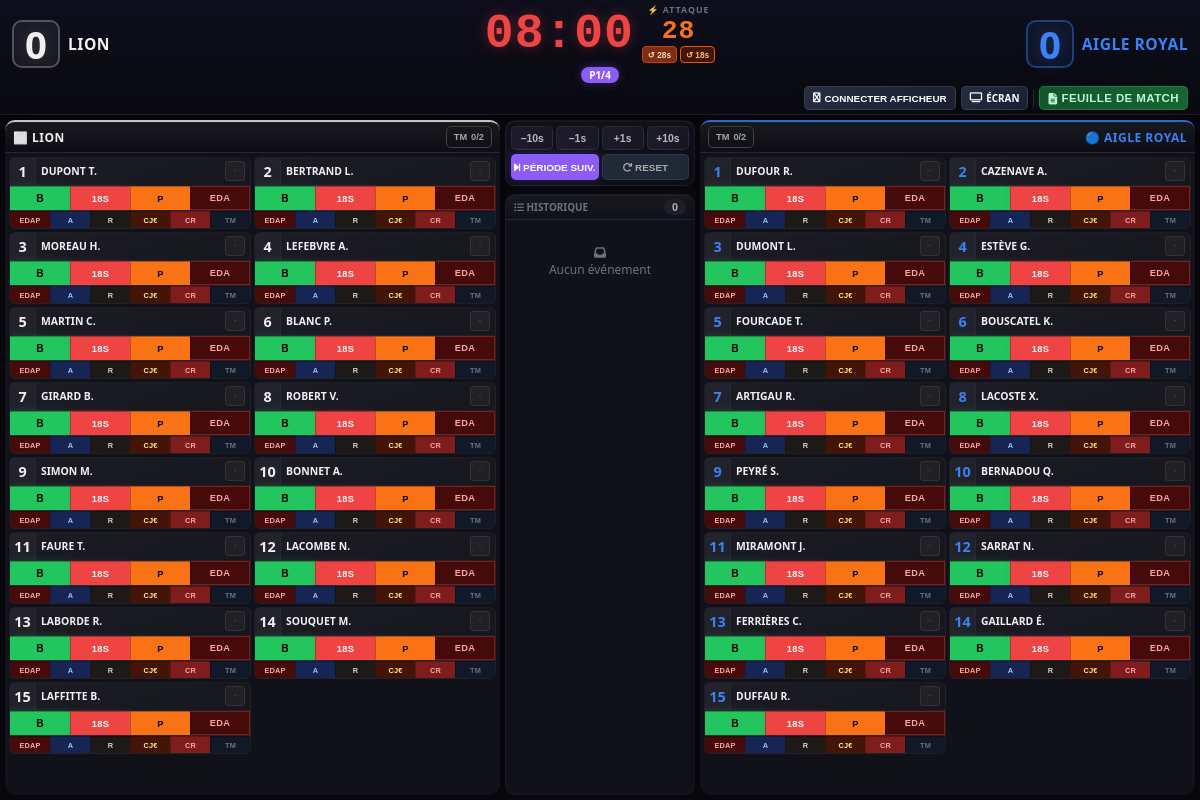
Page /match/67/dashboard/ on the committed database.
### gestion/models.py (models this page shows, shortened)
class Match(models.Model):
    logo_dom = models.FileField(upload_to='logos/', blank=True, null=True)
    logo_ext = models.FileField(upload_to='logos/', blank=True, null=True)
    date_match = models.DateTimeField(auto_now_add=True)
    heure_debut = models.TimeField(null=True, blank=True,
                                   help_text="Heure de début du match (HH:MM)")
    lieu = models.CharField(max_length=100, default="Piscine")
    competition = models.CharField(max_length=200, blank=True,
                                   help_text="Intitulé de la compétition (ex: Championnat de France N3)")
    nom_equipe_domicile = models.CharField(max_length=100)
    equipe_domicile_origine = models.ForeignKey(
        Equipe, on_delete=models.SET_NULL, null=True, blank=True,
        related_name='matchs_dom')
    couleur_bonnet_dom = models.CharField(max_length=20, default='BLANC')
    nom_equipe_exterieur = models.CharField(max_length=100)
    equipe_exterieur_origine = models.ForeignKey(
        Equipe, on_delete=models.SET_NULL, null=True, blank=True,
        related_name='matchs_ext')
    couleur_bonnet_ext = models.CharField(max_length=20, default='BLEU')
    entraineur_dom = models.CharField(max_length=100, blank=True)
    entraineur_adj_dom = models.CharField(max_length=100, blank=True)
    suppleant_dom = models.CharField(max_length=100, blank=True)
    entraineur_ext = models.CharField(max_length=100, blank=True)
    entraineur_adj_ext = models.CharField(max_length=100, blank=True)
    suppleant_ext = models.CharField(max_length=100, blank=True)
    arbitre1_nom = models.CharField(max_length=100, blank=True)
    arbitre1_iuf = models.CharField(max_length=50, blank=True)
    arbitre2_nom = models.CharField(max_length=100, blank=True)
    arbitre2_iuf = models.CharField(max_length=50, blank=True)
    secretaire_nom = models.CharField(max_length=100, blank=True)
    secretaire_iuf = models.CharField(max_length=50, blank=True)
    chrono_nom = models.CharField(max_length=100, blank=True)
    chrono_iuf = models.CharField(max_length=50, blank=True)
    juge_but1_nom = models.CharField(max_length=100, blank=True)
    juge_but1_iuf = models.CharField(max_length=50, blank=True)
    juge_but2_nom = models.CharField(max_length=100, blank=True)
    juge_but2_iuf = models.CharField(max_length=50, blank=True)
    delegue_ffn_nom = models.CharField(max_length=100, blank=True)
    delegue_ffn_iuf = models.CharField(max_length=50, blank=True)
    delegue_dom_nom = models.CharField(max_length=100, blank=True)
    delegue_ext_nom = models.CharField(max_length=100, blank=True)
    duree_periode = models.IntegerField(default=8,
                                        help_text="Durée d'une période en minutes")
    nb_periodes = models.IntegerField(default=4,
                                      help_text="Nombre de périodes")
    temps_possession = models.IntegerField(default=30,
                                           help_text="Temps d'attaque en secondes")
    duree_exclusion = models.IntegerField(default=20,
                                          help_text="Durée d'exclusion temporaire en secondes")
    nb_temps_morts = models.IntegerField(default=2,
                                         help_text="Nombre de temps morts par équipe")
    max_fautes_perso = models.IntegerField(default=3,
                                           help_text="Nombre de fautes avant exclusion définitive")
    nb_remplacants = models.IntegerField(default=6,
                                         help_text="Nombre de remplaçants max")
    score_domicile = models.IntegerField(default=0)
    score_exterieur = models.IntegerField(default=0)
    periode_actuelle = models.IntegerField(default=1)
    compo_validee = models.BooleanField(default=False)
    chrono_en_cours = models.BooleanField(default=False)
    temps_restant = models.IntegerField(default=480)  # secondes
    dernier_top_chrono = models.DateTimeField(null=True, blank=True)
    shot_en_cours = models.BooleanField(default=False)
    shot_restant = models.IntegerField(default=30)   # secondes
    shot_top = models.DateTimeField(null=True, blank=True)
    overlay_type   = models.CharField(max_length=10, blank=True, default='')
    overlay_equipe = models.CharField(max_length=3,  blank=True, default='')
    overlay_fin    = models.DateTimeField(null=True, blank=True)
    scoreboard_score_scale = models.IntegerField(
        default=100, help_text="Taille du score en % (60-200)")
    scoreboard_sponsor_height = models.IntegerField(
        default=10, help_text="Hauteur barre sponsors en vh (5-30)")
    scoreboard_players_visible = models.BooleanField(
        default=True, help_text="Afficher la zone joueurs sur le scoreboard")

class Participation(models.Model):
    EQUIPE_CHOICES = [('DOM', 'Domicile'), ('EXT', 'Extérieur')]
    match = models.ForeignKey(Match, on_delete=models.CASCADE,
                               related_name='participants')
    equipe_concernee = models.CharField(max_length=3, choices=EQUIPE_CHOICES)
    numero_bonnet = models.IntegerField()
    nom = models.CharField(max_length=50)
    prenom = models.CharField(max_length=50)
    numero_licence = models.CharField(max_length=50, blank=True)
    annee_naissance = models.IntegerField(null=True, blank=True)
    nb_fautes_personnelles = models.IntegerField(default=0)
    est_exclu = models.BooleanField(default=False)
    fin_exclusion = models.DateTimeField(null=True, blank=True)
    est_exclu_definitif = models.BooleanField(default=False)
    est_sur_terrain = models.BooleanField(default=False)
    class Meta:
        ordering = ['equipe_concernee', 'numero_bonnet']
        unique_together = [('match', 'equipe_concernee', 'numero_bonnet')]

### gestion/views.py (the view)
# urls.py: path('match/<int:match_id>/dashboard/',  views.dashboard_arbitre, name='dashboard_arbitre'),
def dashboard_arbitre(request, match_id):
    match = get_object_or_404(Match, id=match_id)
    joueurs_dom = Participation.objects.filter(
        match=match, equipe_concernee='DOM').order_by('numero_bonnet')
    joueurs_ext = Participation.objects.filter(
        match=match, equipe_concernee='EXT').order_by('numero_bonnet')
    events = Evenement.objects.filter(match=match).order_by('-heure_creation')
    tm_qs = Evenement.objects.filter(match=match, type_action='TM')
    tm_dom = tm_qs.filter(equipe_attribuee='DOM').count()
    tm_ext = tm_qs.filter(equipe_attribuee='EXT').count()
    return render(request, 'gestion/dashboard_arbitre.html', {
        'match': match,
        'joueurs_dom': joueurs_dom,
        'joueurs_ext': joueurs_ext,
        'events': events,
        'range_fautes': range(1, match.max_fautes_perso + 1),
        'tm_dom': tm_dom,
        'tm_ext': tm_ext,
    })

### gestion/templates/gestion/dashboard_arbitre.html (shortened to what this page needs)
{% load static %}
<!DOCTYPE html>
<html lang="fr">
<head>
    <link rel="stylesheet" href="https://cdnjs.cloudflare.com/ajax/libs/font-awesome/6.4.0/css/all.min.css">
</head>
<body>
    <header class="app-header">
        <div class="score-board">
            <div class="team-info dom">
                <div class="score-number dom" id="scoreDom">{{ match.score_domicile }}</div>
                <div class="team-name">{{ match.nom_equipe_domicile }}</div>
            </div>
            <div class="chrono-wrap">
                <div class="chrono-inner-row">
                    <div id="chrono" class="chrono-display" title="Clic ou Espace = start/pause">--:--</div>
                    <div class="shot-clock-wrap">
                        <div class="shot-clock-label">⚡ Attaque</div>
                        <div id="shotClock" class="shot-clock-display" title="Clic = reset possession">{{ match.temps_possession }}</div>
                        <div class="shot-clock-btns">
                            <button class="sc-btn sc-28" onclick="scReset(28)" title="Possession neutre (28s)">↺ 28s</button>
                            <button class="sc-btn sc-18" onclick="scReset(18)" title="Corner / rebond offensif (18s)">↺ 18s</button>
                        </div>
                    </div>
                </div>
                <div class="period-badge">P<span id="periodeDisplay">{{ match.periode_actuelle }}</span>/{{ match.nb_periodes }}</div>
            </div>
            <div class="team-info ext">
                <div class="team-name">{{ match.nom_equipe_exterieur }}</div>
                <div class="score-number ext" id="scoreExt">{{ match.score_exterieur }}</div>
            </div>
        </div>
        <div class="ctrl-bar">
            <button class="ctrl-btn btn-tool" id="btnArduino" onclick="connecterAfficheur()">
                <i class="fas fa-usb"></i> Connecter Afficheur
            </button>
            <a href="{% url 'score_board' match.id %}" target="_blank" class="ctrl-btn btn-tool">
                <i class="fas fa-tv"></i> Écran
            </a>
            <button class="ctrl-btn btn-feuille" onclick="openFeuilleModal()">
                <i class="fas fa-file-alt"></i> Feuille de match
            </button>
        </div>
    </header>
    <main class="app-main" id="appMain">
        <section class="team-col dom">
            <header class="col-head">
                <span class="col-head-title">⬜ {{ match.nom_equipe_domicile|truncatechars:18 }}</span>
                <button class="tm-btn {% if tm_dom == 1 %}tm-used-1{% elif tm_dom >= match.nb_temps_morts %}tm-full{% endif %}"
                        data-equipe="DOM" id="tm-btn-dom"
                        {% if tm_dom >= match.nb_temps_morts %}disabled{% endif %}>
                    TM <span class="tm-counter" id="tm-count-dom">{{ tm_dom }}/{{ match.nb_temps_morts }}</span>
                </button>
            </header>
            <div class="player-grid">
                {% for p in joueurs_dom %}
                <article class="pcard" id="card-{{ p.id }}"
                         data-excl-end="{{ p.fin_exclusion|date:'U'|default:'0' }}"
                         data-eda="{{ p.est_exclu_definitif|yesno:'true,false' }}">
                    <div class="pcard-top">
                        <div class="p-num">{{ p.numero_bonnet }}</div>
                        <div class="p-info">
                            <div class="p-name-row">
                                <div class="p-name" title="{{ p.nom }} {{ p.prenom }}">{{ p.nom }} {{ p.prenom|first }}.</div>
                                <button class="terrain-btn {% if p.est_sur_terrain %}on{% endif %}"
                                        id="terrain-btn-{{ p.id }}"
                                        data-pid="{{ p.id }}" title="Présence terrain">
                                    {% if p.est_sur_terrain %}✓{% else %}·{% endif %}
                                </button>
                            </div>
                        </div>
                    </div>
                    <div class="pcard-actions">
                        <button class="abt abt-but"  data-action="B"   data-pid="{{ p.id }}">B</button>
                        <button class="abt abt-excl" data-action="E"   data-pid="{{ p.id }}">{{ match.duree_exclusion }}s</button>
                        <button class="abt abt-pen"  data-action="P"   data-pid="{{ p.id }}">P</button>
                        <button class="abt abt-eda"  data-action="EDA" data-pid="{{ p.id }}">EDA</button>
                    </div>
                    <div class="pcard-actions-2">
                        <button class="abt2 abt2-edap" data-action="EDAP" data-pid="{{ p.id }}" title="Exclusion déf. après 4 min">EDAP</button>
                        <button class="abt2 abt2-a"    data-action="A"    data-pid="{{ p.id }}" title="Accident">A</button>
                        <button class="abt2 abt2-r"    data-action="R"    data-pid="{{ p.id }}" title="Réclamation">R</button>
                        <button class="abt2 abt2-cje"  data-action="CJ€"  data-pid="{{ p.id }}" title="Carton Jaune Équipe">CJ€</button>
                        <button class="abt2 abt2-cr"   data-action="CR"   data-pid="{{ p.id }}" title="Carton Rouge">CR</button>
                        <button class="abt2 abt2-tm"   data-action="TM"   data-pid="{{ p.id }}" title="Temps mort">TM</button>
                    </div>
                </article>
                {% endfor %}
            </div>
        </section>
        <section class="center-col">
            <div class="adj-panel">
                <div class="adj-grid">
                    <button class="adj-btn" onclick="safeAdj(-10)">−10s</button>
                    <button class="adj-btn" onclick="safeAdj(-1)">−1s</button>
                    <button class="adj-btn" onclick="safeAdj(1)">+1s</button>
                    <button class="adj-btn" onclick="safeAdj(10)">+10s</button>
                </div>
                <div class="period-btns">
                    <button class="p-btn next"  onclick="nextPeriod()"><i class="fas fa-step-forward"></i> Période suiv.</button>
                    <button class="p-btn reset" onclick="resetPeriod()"><i class="fas fa-redo"></i> Reset</button>
                </div>
            </div>
            <div class="history-panel">
                <header class="hist-head">
                    <span><i class="fas fa-list-ul"></i> Historique</span>
                    <span class="hist-count" id="evtCount">0</span>
                </header>
                <div class="hist-body" id="histList">
                    <div class="hist-empty"><i class="fas fa-inbox"></i><br>Aucun événement</div>
                </div>
            </div>
        </section>
        <section class="team-col ext">
            <header class="col-head">
                <button class="tm-btn {% if tm_ext == 1 %}tm-used-1{% elif tm_ext >= match.nb_temps_morts %}tm-full{% endif %}"
                        data-equipe="EXT" id="tm-btn-ext"
                        {% if tm_ext >= match.nb_temps_morts %}disabled{% endif %}>
                    TM <span class="tm-counter" id="tm-count-ext">{{ tm_ext }}/{{ match.nb_temps_morts }}</span>
                </button>
                <span class="col-head-title">🔵 {{ match.nom_equipe_exterieur|truncatechars:18 }}</span>
            </header>
            <div class="player-grid">
                {% for p in joueurs_ext %}
                <article class="pcard" id="card-{{ p.id }}"
                         data-excl-end="{{ p.fin_exclusion|date:'U'|default:'0' }}"
                         data-eda="{{ p.est_exclu_definitif|yesno:'true,false' }}">
                    <div class="pcard-top">
                        <div class="p-num">{{ p.numero_bonnet }}</div>
                        <div class="p-info">
                            <div class="p-name-row">
                                <div class="p-name" title="{{ p.nom }} {{ p.prenom }}">{{ p.nom }} {{ p.prenom|first }}.</div>
                                <button class="terrain-btn {% if p.est_sur_terrain %}on{% endif %}"
                                        id="terrain-btn-{{ p.id }}"
                                        data-pid="{{ p.id }}" title="Présence terrain">
                                    {% if p.est_sur_terrain %}✓{% else %}·{% endif %}
                                </button>
                            </div>
                        </div>
                    </div>
                    <div class="pcard-actions">
                        <button class="abt abt-but"  data-action="B"   data-pid="{{ p.id }}">B</button>
                        <button class="abt abt-excl" data-action="E"   data-pid="{{ p.id }}">{{ match.duree_exclusion }}s</button>
                        <button class="abt abt-pen"  data-action="P"   data-pid="{{ p.id }}">P</button>
                        <button class="abt abt-eda"  data-action="EDA" data-pid="{{ p.id }}">EDA</button>
                    </div>
                    <div class="pcard-actions-2">
                        <button class="abt2 abt2-edap" data-action="EDAP" data-pid="{{ p.id }}" title="Exclusion déf. après 4 min">EDAP</button>
                        <button class="abt2 abt2-a"    data-action="A"    data-pid="{{ p.id }}" title="Accident">A</button>
                        <button class="abt2 abt2-r"    data-action="R"    data-pid="{{ p.id }}" title="Réclamation">R</button>
                        <button class="abt2 abt2-cje"  data-action="CJ€"  data-pid="{{ p.id }}" title="Carton Jaune Équipe">CJ€</button>
                        <button class="abt2 abt2-cr"   data-action="CR"   data-pid="{{ p.id }}" title="Carton Rouge">CR</button>
                        <button class="abt2 abt2-tm"   data-action="TM"   data-pid="{{ p.id }}" title="Temps mort">TM</button>
                    </div>
                </article>
                {% endfor %}
            </div>
        </section>
    </main>
</body>
</html>

### rows in the picture
Match: score_domicile "0", nom_equipe_domicile "LION", temps_possession "28", periode_actuelle "1", nb_periodes "4", nom_equipe_exterieur "AIGLE ROYAL", score_exterieur "0", duree_exclusion "18"
Participation: numero_bonnet "1", nom "DUPONT", prenom|first "T"
Participation: numero_bonnet "2", nom "BERTRAND", prenom|first "L"
Participation: numero_bonnet "3", nom "MOREAU", prenom|first "H"
Participation: numero_bonnet "4", nom "LEFEBVRE", prenom|first "A"
Participation: numero_bonnet "5", nom "MARTIN", prenom|first "C"
Participation: numero_bonnet "6", nom "BLANC", prenom|first "P"
Participation: numero_bonnet "7", nom "GIRARD", prenom|first "B"
Participation: numero_bonnet "8", nom "ROBERT", prenom|first "V"
Participation: numero_bonnet "9", nom "SIMON", prenom|first "M"
Participation: numero_bonnet "10", nom "BONNET", prenom|first "A"
Participation: numero_bonnet "11", nom "FAURE", prenom|first "T"
Participation: numero_bonnet "12", nom "LACOMBE", prenom|first "N"
Participation: numero_bonnet "13", nom "LABORDE", prenom|first "R"
Participation: numero_bonnet "14", nom "SOUQUET", prenom|first "M"
Participation: numero_bonnet "15", nom "LAFFITTE", prenom|first "B"
Participation: numero_bonnet "1", nom "DUFOUR", prenom|first "R"
Participation: numero_bonnet "2", nom "CAZENAVE", prenom|first "A"
Participation: numero_bonnet "3", nom "DUMONT", prenom|first "L"
Participation: numero_bonnet "4", nom "ESTÈVE", prenom|first "G"
Participation: numero_bonnet "5", nom "FOURCADE", prenom|first "T"
Participation: numero_bonnet "6", nom "BOUSCATEL", prenom|first "K"
Participation: numero_bonnet "7", nom "ARTIGAU", prenom|first "R"
Participation: numero_bonnet "8", nom "LACOSTE", prenom|first "X"
Participation: numero_bonnet "9", nom "PEYRÉ", prenom|first "S"
Participation: numero_bonnet "10", nom "BERNADOU", prenom|first "Q"
Participation: numero_bonnet "11", nom "MIRAMONT", prenom|first "J"
Participation: numero_bonnet "12", nom "SARRAT", prenom|first "N"
Participation: numero_bonnet "13", nom "FERRIÈRES", prenom|first "C"
Participation: numero_bonnet "14", nom "GAILLARD", prenom|first "É"
Participation: numero_bonnet "15", nom "DUFFAU", prenom|first "R"
